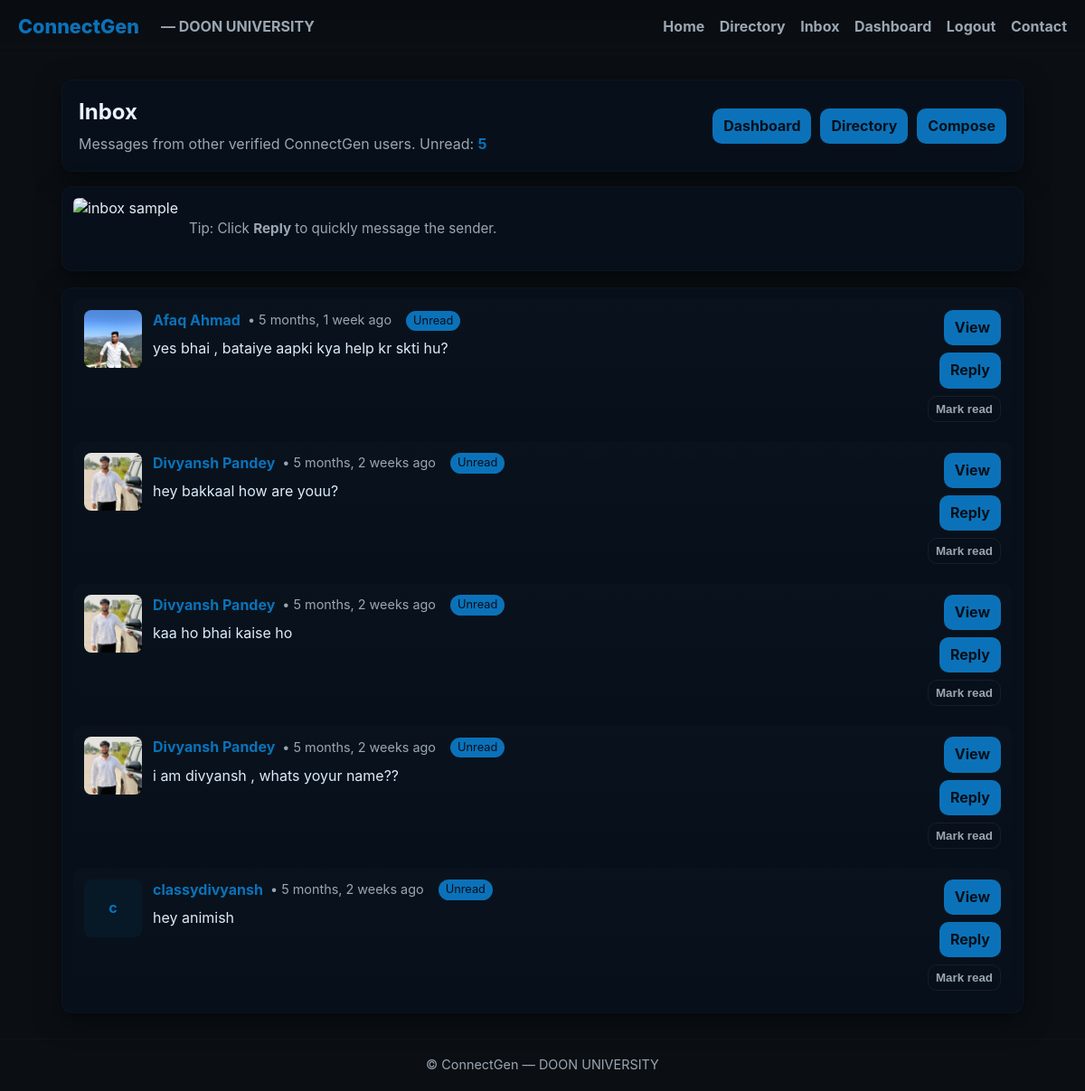
Screenshot of /inbox/ (signed in) with the database file from the repository.
### users/models.py (models this page shows, shortened)
class Message(models.Model):
    sender = models.ForeignKey(User, related_name='sent_messages', on_delete=models.CASCADE)
    recipient = models.ForeignKey(User, related_name='inbox_messages', on_delete=models.CASCADE)
    body = models.TextField()
    created_at = models.DateTimeField(auto_now_add=True)
    read = models.BooleanField(default=False)  # useful for unread count
    class Meta:
        ordering = ['-created_at']  # newest first
        verbose_name = 'Message'
        verbose_name_plural = 'Messages'

class Profile(models.Model):
    first_name = models.CharField(max_length=50, blank=True)
    last_name = models.CharField(max_length=50, blank=True)
    user = models.OneToOneField(User, on_delete=models.CASCADE, related_name='profile')
    skills = models.TextField(blank=True, null=True)
    student_id = models.CharField(max_length=50, unique=True)
    department = models.CharField(max_length=20, choices=DEPARTMENT_CHOICES, blank=True)
    photo = models.ImageField(upload_to='profiles/', null=True, blank=True)
    is_approved = models.BooleanField(default=False)   # admin approval flag
    submitted_at = models.DateTimeField(auto_now_add=True)
    class Meta:
        ordering = ['-submitted_at']

### users/views.py (the view)
# urls.py: path('inbox/', views.inbox, name='inbox'),
@login_required
def inbox(request):
    received = Message.objects.filter(recipient=request.user).select_related('sender').order_by('-created_at')
    unread_count = received.filter(read=False).count()
    return render(request, 'users/inbox.html', {'messages': received, 'unread_count': unread_count})

### users/templates/users/inbox.html (shortened to what this page needs)
{% extends "users/base.html" %}
{% load static %}
{% load humanize %}
{% block content %}
<div class="container" style="max-width:1100px;margin:28px auto;padding:0 18px;">
  <div class="card" style="padding:18px;display:flex;justify-content:space-between;align-items:center;margin-bottom:16px;">
    <div>
      <h2 style="margin:0;color:#eaf3ff">Inbox</h2>
      <div style="color:var(--muted);margin-top:6px;">
        Messages from other verified ConnectGen users. Unread: <strong style="color:var(--accent)">{{ unread_count|default:0 }}</strong>
      </div>
    </div>
    <div style="display:flex;gap:10px;align-items:center;">
      <a class="btn" href="{% url 'users:dashboard' %}">Dashboard</a>
      <a class="btn" href="{% url 'users:directory' %}">Directory</a>
      <a class="btn" href="{% url 'users:send_message' user.username %}">Compose</a>
    </div>
  </div>
  <div class="card" style="padding:12px;margin-bottom:18px;display:flex;gap:12px;align-items:center;">
    <img src="/mnt/data/478dba8b-ae42-4804-95d1-2b611163be98.png" alt="inbox sample" style="height:68px;border-radius:6px;object-fit:cover;">
    <div style="color:var(--muted);font-size:.95rem;">
      Tip: Click <strong>Reply</strong> to quickly message the sender.
    </div>
  </div>
  <section class="card" style="padding:12px;">
    {% if messages %}
      <ul style="list-style:none;padding:0;margin:0;display:flex;flex-direction:column;gap:10px;">
        {% for msg in messages %}
          <li style="padding:12px;border-radius:10px;background:linear-gradient(180deg, rgba(255,255,255,0.01), rgba(255,255,255,0.00));display:flex;justify-content:space-between;align-items:flex-start;">
            <div style="display:flex;gap:12px;align-items:flex-start;flex:1;">
              {% if msg.sender.profile.photo %}
                <img src="{{ msg.sender.profile.photo.url }}" alt="{{ msg.sender.get_full_name|default:msg.sender.username }}" style="width:64px;height:64px;border-radius:8px;object-fit:cover;">
              {% else %}
                <div style="width:64px;height:64px;border-radius:8px;background:#071827;display:flex;align-items:center;justify-content:center;color:var(--accent);font-weight:700;">
                  {{ msg.sender.get_full_name|default:msg.sender.username|first }}
                </div>
              {% endif %}
              <div>
                <div style="display:flex;gap:8px;align-items:center;">
                  <a href="{% url 'users:profile' msg.sender.username %}" style="font-weight:700;color:var(--accent);text-decoration:none;">
                    {{ msg.sender.get_full_name|default:msg.sender.username }}
                  </a>
                  <span style="color:var(--muted);font-size:.9rem;">• {{ msg.created_at|naturaltime }}</span>
                  {% if not msg.read %}
                    <span style="background:var(--accent);color:#04101a;padding:2px 8px;border-radius:999px;font-size:.8rem;margin-left:8px;">Unread</span>
                  {% endif %}
                </div>
                <div style="color:#dcebf9;margin-top:8px;max-width:64ch;">
                  {{ msg.body|linebreaksbr }}
                </div>
              </div>
            </div>
            <div style="display:flex;flex-direction:column;gap:8px;margin-left:12px;min-width:110px;align-items:flex-end;">
              <a class="btn" href="{% url 'users:profile' msg.sender.username %}" style="display:inline-block;">View</a>
              <a class="btn" href="{% url 'users:send_message' msg.sender.username %}" style="display:inline-block;">Reply</a>
              {% if not msg.read %}
                <form method="post" action="{% url 'users:mark_read' msg.id %}" style="margin:0;">
                  <button type="submit" class="btn" style="background:transparent;border:1px solid rgba(255,255,255,0.06);color:var(--muted);padding:6px 8px;">Mark read</button>
                </form>
              {% endif %}
            </div>
          </li>
        {% endfor %}
      </ul>
    {% else %}
      <div style="padding:18px;color:var(--muted);">Your inbox is empty. Use the Directory to find verified students and send a message.</div>
    {% endif %}
  </section>
</div>
{% endblock %}

### users/templates/users/base.html (shortened to what this page needs)
{% load static %}
<!doctype html>
<html lang="en">
<head>
</head>
<body>
  <header class="header">
    <div class="flex">
      <div class="brand">ConnectGen</div>
      <div style="margin-left:12px;color:var(--muted);font-weight:700;">— DOON UNIVERSITY</div>
    </div>
    <nav class="navlinks">
      <a href="{% url 'users:home' %}">Home</a>
      <a href="{% url 'users:directory' %}">Directory</a>
      <a href="{% url 'users:inbox' %}">Inbox</a>
      {% if user.is_authenticated %}
        <a href="{% url 'users:dashboard' %}">Dashboard</a>
        <a href="{% url 'users:logout' %}">Logout</a>
      {% else %}
        <a href="{% url 'users:login' %}">Sign in</a>
        <a href="{% url 'users:signup' %}">Register</a>
      {% endif %}
      <a href="{% url 'users:contact' %}">Contact</a>
    </nav>
  </header>
  <main>
    {% block content %}{% endblock %}
  </main>
  <footer>
    © ConnectGen — DOON UNIVERSITY
  </footer>
</body>
</html>

### users/templates/users/base.html (style rules this page uses)
:root { --bg: #0b0f14; --card-bg: #07101a; --accent: #0b72b9; --accent2: #1f7bdc; --muted: #9aa7b2; --text: #e6eef6; }
* { box-sizing:border-box }
html,body { height:100%;margin:0 }
body { background:var(--bg); color:var(--text); font-family:Inter, system-ui, -apple-system, "Segoe UI", Roboto, Arial; -webkit-font-smoothing:antialiased; -moz-osx-font-smoothing:grayscale; line-height:1.45; }
.header { display:flex; justify-content:space-between; align-items:center; padding:14px 20px; border-bottom:1px solid rgba(255,255,255,0.02); background: linear-gradient(180deg, rgba(0,0,0,0.22), transparent); position:sticky; top:0; z-index:20; }
.brand { font-weight:800;color:var(--accent);font-size:1.35rem }
.navlinks a { color:var(--muted);text-decoration:none;margin-left:12px;font-weight:700 }
.container { max-width:1100px;margin:18px auto;padding:0 16px }
.card { background:var(--card-bg);border-radius:12px;padding:14px;border:1px solid rgba(255,255,255,0.02);box-shadow:0 8px 28px rgba(0,0,0,0.55) }
.btn { display:inline-block;background:var(--accent);color:#04101a;padding:8px 12px;border-radius:10px;text-decoration:none;font-weight:700;border:none;cursor:pointer }
.flex { display:flex;gap:12px;align-items:center }
footer { padding:18px;text-align:center;color:var(--muted);font-size:.9rem;margin-top:28px;border-top:1px solid rgba(255,255,255,0.02) }

### rows the page displays
Message: sender.profile.photo (picture), sender.get_full_name "Afaq Ahmad", created_at "5 months, 1 week ago", read "Unread", body "yes bhai , bataiye aapki kya help kr skti hu?"
Message: sender.profile.photo (picture), sender.get_full_name "Divyansh Pandey", created_at "5 months, 2 weeks ago", read "Unread", body "hey bakkaal how are youu?"
Message: sender.profile.photo (picture), sender.get_full_name "Divyansh Pandey", created_at "5 months, 2 weeks ago", read "Unread", body "kaa ho bhai kaise ho"
Message: sender.profile.photo (picture), sender.get_full_name "Divyansh Pandey", created_at "5 months, 2 weeks ago", read "Unread", body "i am divyansh , whats yoyur name??"
Message: sender.get_full_name|first "c", sender.get_full_name "classydivyansh", created_at "5 months, 2 weeks ago", read "Unread", body "hey animish"

### other values shown
{{ unread_count|default:0 }} "5"
